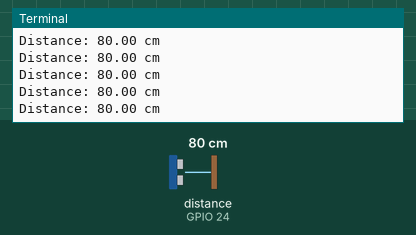
Recording of a program running on a simulated Raspberry Pi (BCM pin numbers). Parts: the last lines printed to the terminal. The test bench sets the inputs (shaded band); at power-on: distance to the obstacle (sensor on GPIO 24) 80 cm. The echo pulse lasts 58.3 µs per cm.

Above: at 1.2 s.
1.3 s: distance to the obstacle (sensor on GPIO 24) set to 2 cm
At 2.2 s:
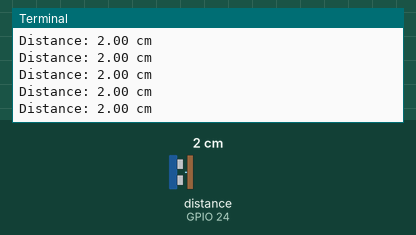
2.8 s: distance to the obstacle (sensor on GPIO 24) set to 4 cm
At 3.6 s:
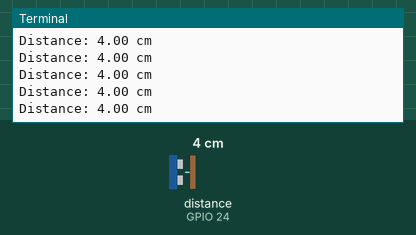
Timing chart, 0 to 5.6 s (numbered marks = the images above; inputs shaded):
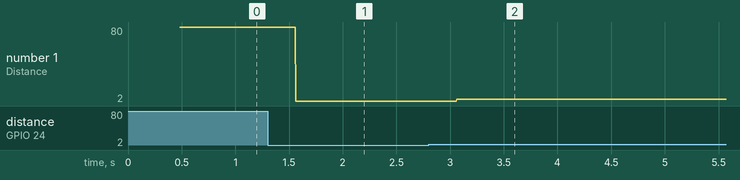

Measured:
- after the input at 1.3 s, the terminal: prints a new line after 0.26 s (image 1)
- after the input at 2.8 s, the terminal: prints a new line after 0.26 s (image 2)
- plotted number 1: 80 → 2 after the input at 1.3 s, 2 → 4 after the input at 2.8 s

The program:

ultrasonic_sensor.py
```python
from gpiozero import DistanceSensor

class UltrasonicSensor:
    def __init__(self, trigger_pin, echo_pin):
        self.sensor = DistanceSensor(echo=echo_pin, trigger=trigger_pin)

    def get_distance(self):
        return self.sensor.distance * 100  # Convert to centimeters

# Usage Example
if __name__ == "__main__":
    ultrasonic = UltrasonicSensor(trigger_pin=18, echo_pin=24)
    while True:
        print(f"Distance: {ultrasonic.get_distance():.2f} cm")
```
